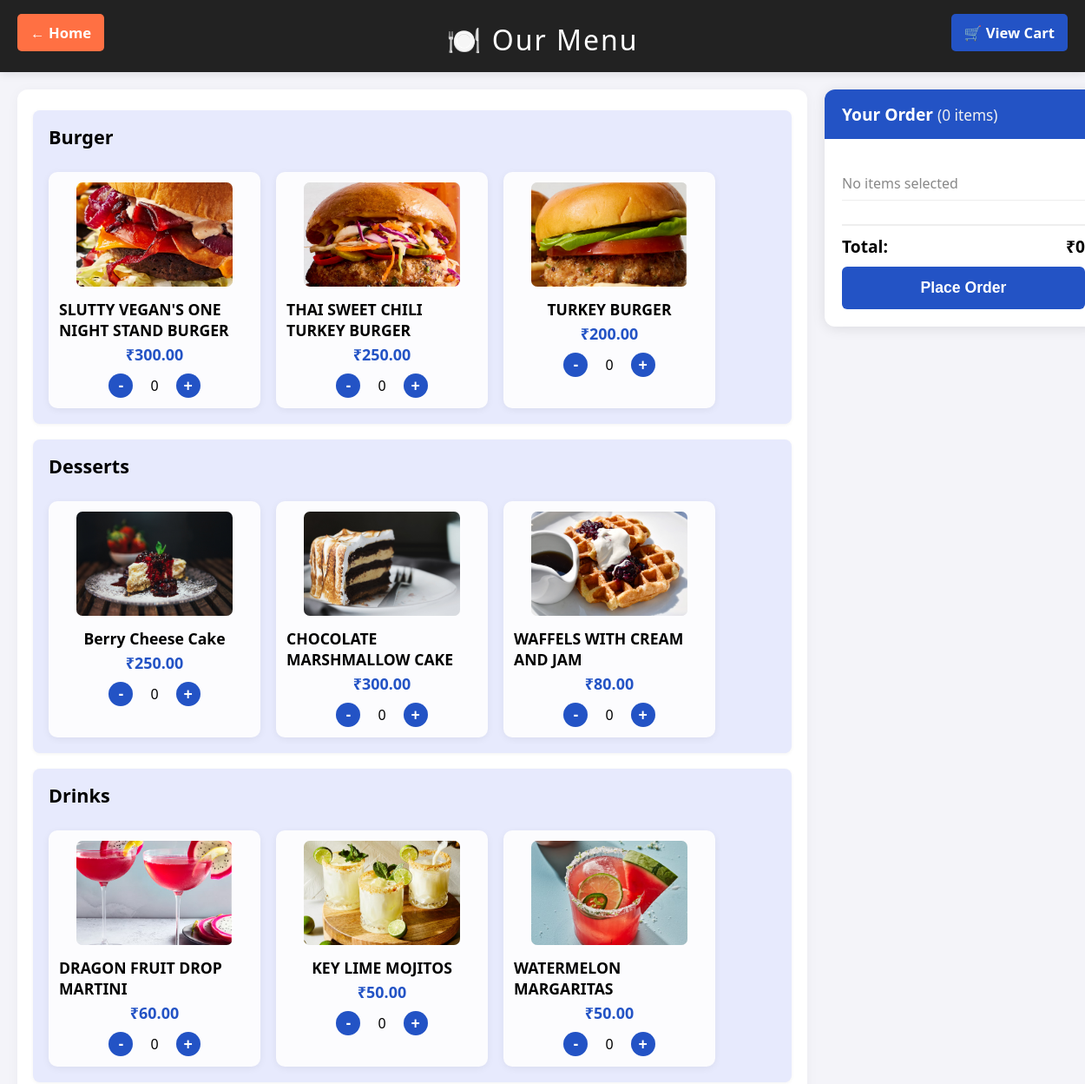
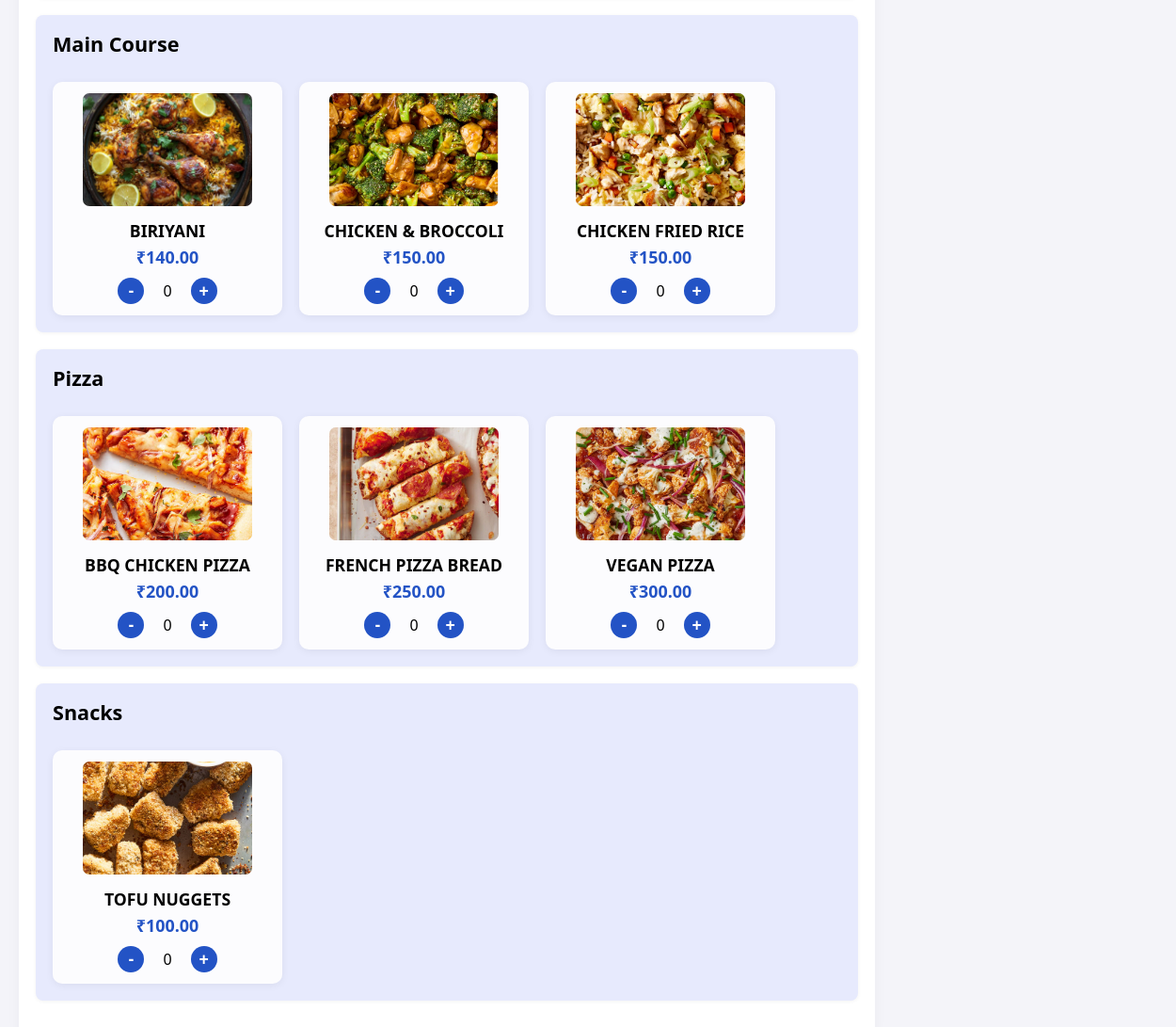
Page /menu.php on the committed database (2 pictures, top to bottom).
### tables this page shows
CREATE TABLE `menu` (
  `id` int(11) NOT NULL,
  `name` varchar(100) NOT NULL,
  `price` decimal(10,2) NOT NULL,
  `category` varchar(50) NOT NULL,
  `image` varchar(255) DEFAULT NULL
);

### menu.php (the view, shortened to what this page needs)
<?php
$conn = new mysqli("localhost", "root", "", "restaurant");
$result = $conn->query("SELECT * FROM menu ORDER BY category, name");
$menuByCategory = [];
while ($row = $result->fetch_assoc()) {
    $menuByCategory[$row['category']][] = $row;
}
?>
<!DOCTYPE html>
<html lang="en">
<head>
</head>
<body>
<header>🍽️ Our Menu</header>
<a href="home.php" class="back-btn">← Home</a>
<a href="cart.php" class="cart-link">🛒 View Cart</a>
<div class="main-container">
    <div class="menu-section">
    <?php if (empty($menuByCategory)): ?>
        <p>No menu items found.</p>
    <?php else: ?>
        <?php $index = 0; foreach ($menuByCategory as $category => $items): ?>
            <div class="menu-category">
                <h3><?php echo htmlspecialchars($category); ?></h3>
                <div class="menu-grid">
                    <?php foreach ($items as $item): ?>
                        <div class="menu-card">
                            <img src="uploads/<?php echo htmlspecialchars($item['image']); ?>" alt="<?php echo htmlspecialchars($item['name']); ?>" onerror="this.src='uploads/default-food.jpg';">
                            <h4><?php echo htmlspecialchars($item['name']); ?></h4>
                            <div class="price">₹<?php echo $item['price']; ?></div>
                            <div class="order-controls">
                                <button type="button" onclick="changeQty(<?php echo $index; ?>, -1)">-</button>
                                <span class="order-count" id="count<?php echo $index; ?>">0</span>
                                <button type="button" onclick="changeQty(<?php echo $index; ?>, 1)">+</button>
                            </div>
                        </div>
                    <?php $index++; endforeach; ?>
                </div>
            </div>
        <?php endforeach; ?>
    <?php endif; ?>
    </div>
    <div class="order-summary">
        <div class="order-summary-header">
            <h3>Your Order <span class="item-count" id="itemCount">(0 items)</span></h3>
        </div>
        <div class="order-summary-content">
            <form method="POST" action="cart.php" onsubmit="return prepareOrderData();">
                <ul id="orderList">
                </ul>
                <div class="order-total" id="orderTotal">
                    <span>Total:</span>
                    <span>₹0</span>
                </div>
                <button type="submit" class="place-order-btn">Place Order</button>
            </form>
        </div>
    </div>
</div>
</body>
</html>

### menu.php (style rules this page uses)
body { font-family: 'Segoe UI', Arial, sans-serif; background: #f4f4f9; margin: 0; padding: 0; display: flex; flex-direction: column; min-height: 100vh; }
header { background: #222; color: #fff; padding: 24px 0 16px 0; text-align: center; font-size: 2em; letter-spacing: 2px; box-shadow: 0 2px 10px rgba(0,0,0,0.1); }
.main-container { display: flex; flex: 1; padding: 20px; gap: 20px; max-width: 1400px; margin: 0 auto; width: 100%; }
.menu-section { flex: 1; background: #fff; box-shadow: 0 2px 15px rgba(0,0,0,0.04); border-radius: 12px; padding: 24px 18px; overflow-y: auto; }
.menu-category { border-radius: 8px; margin-bottom: 18px; background: #e7eafd; box-shadow: 0 1px 4px rgba(0,0,0,0.05); padding: 8px 0 0 0; overflow: hidden; }
.menu-category h3 { font-size: 1.35em; font-weight: bold; padding: 8px 18px; margin: 0; cursor: default; }
.menu-grid { display: flex; flex-wrap: wrap; gap: 18px; padding: 18px; }
.menu-card { background: #fcfcfe; border-radius: 10px; box-shadow: 0 2px 8px rgba(0,0,0,0.06); width: 220px; padding: 12px; display: flex; flex-direction: column; align-items: center; }
.menu-card img { width: 180px; height: 120px; object-fit: cover; border-radius: 7px; margin-bottom: 8px; background: #ececec; }
.menu-card h4 { margin: 6px 0 4px 0; font-size: 1.1em; font-weight: 600; }
.menu-card .price { color: #2353c5; font-weight: bold; margin-bottom: 10px; font-size: 1.12em; }
.order-controls { display: flex; gap: 10px; align-items: center; }
.order-controls button { width: 28px; height: 28px; border-radius: 50%; border: none; background: #2353c5; color: #fff; font-weight: bold; font-size: 1.1em; cursor: pointer; }
.order-count { font-size: 1em; padding: 2px 10px; }
.cart-link { position: fixed; top: 16px; right: 20px; background: #2353c5; color: white; padding: 10px 15px; text-decoration: none; border-radius: 5px; font-weight: bold; font-size: 1.04em; z-index: 101; }
.back-btn { position: fixed; top: 16px; left: 20px; background: #ff7043; color: white; padding: 10px 15px; text-decoration: none; border-radius: 5px; font-weight: bold; font-size: 1.04em; z-index: 101; }
.order-summary { width: 320px; background: #fff; border-radius: 12px; box-shadow: 0 2px 15px rgba(0,0,0,0.1); overflow: hidden; display: flex; flex-direction: column; height: fit-content; position: sticky; top: 80px; }
.order-summary-header { background: #2353c5; color: #fff; padding: 15px 20px; display: flex; justify-content: space-between; align-items: center; }
.order-summary-header h3 { margin: 0; font-size: 1.2em; }
.order-summary-content { padding: 20px; }
.order-summary ul { padding: 0; margin: 0 0 15px 0; list-style: none; max-height: 300px; overflow-y: auto; }
.place-order-btn { background: #2353c5; color: #fff; width: 100%; padding: 14px; font-size: 1.1em; border: none; border-radius: 6px; font-weight: bold; cursor: pointer; margin-top: 10px; transition: background 0.3s; }
.order-total { font-weight: bold; font-size: 1.2em; margin-top: 15px; padding-top: 10px; border-top: 2px solid #eee; display: flex; justify-content: space-between; }
.item-count { font-size: 0.9em; color: #f0f0f0; font-weight: normal; }

### rows in the picture
menu: image (picture), name "SLUTTY VEGAN'S ONE NIGHT STAND BURGER", price "300.00"
menu: image (picture), name "THAI SWEET CHILI TURKEY BURGER", price "250.00"
menu: image (picture), name "TURKEY BURGER", price "200.00"
menu: image (picture), name "Berry Cheese Cake", price "250.00"
menu: image (picture), name "CHOCOLATE MARSHMALLOW CAKE", price "300.00"
menu: image (picture), name "WAFFELS WITH CREAM AND JAM", price "80.00"
menu: image (picture), name "DRAGON FRUIT DROP MARTINI", price "60.00"
menu: image (picture), name "KEY LIME MOJITOS", price "50.00"
menu: image (picture), name "WATERMELON MARGARITAS", price "50.00"
menu: image (picture), name "BIRIYANI", price "140.00"
menu: image (picture), name "CHICKEN & BROCCOLI", price "150.00"
menu: image (picture), name "CHICKEN FRIED RICE", price "150.00"
menu: image (picture), name "BBQ CHICKEN PIZZA", price "200.00"
menu: image (picture), name "FRENCH PIZZA BREAD", price "250.00"
menu: image (picture), name "VEGAN PIZZA", price "300.00"
menu: image (picture), name "TOFU NUGGETS", price "100.00"

### other values in the picture
$category "Burger"
$category "Desserts"
$category "Drinks"
$category "Main Course"
$category "Pizza"
$category "Snacks"
